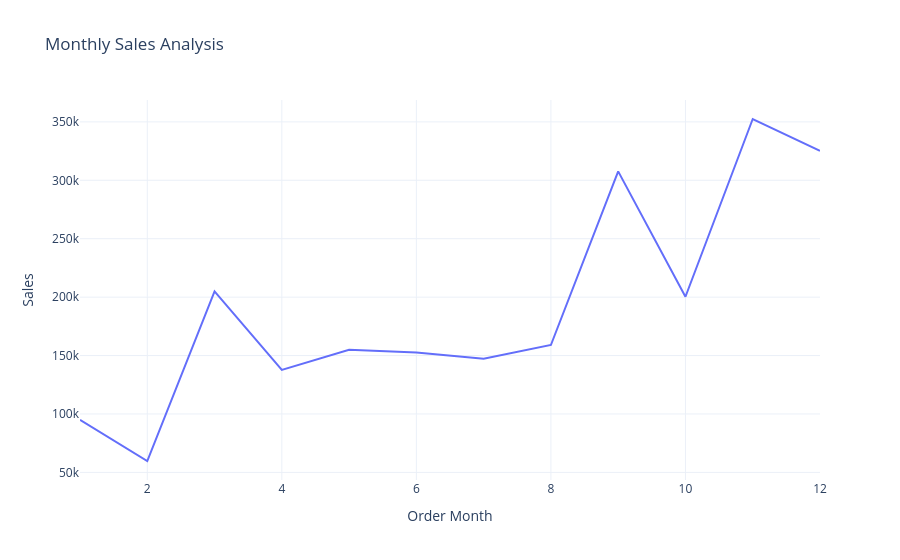

The cell this chart's notebook holds for it:
### Markdown cell above
# Monthly sales analysis

### Code cell
sales_by_month = data.groupby('Order Month')['Sales'].sum().reset_index()
fig = px.line(sales_by_month, 
              x='Order Month', 
              y='Sales', 
              title='Monthly Sales Analysis')
fig.show()

### Figure 1 — Plotly figure (JSON) as saved in the notebook; plotly's stock layout.template omitted (floating-point values rounded to 4 significant figures)
{"data": [{"hovertemplate": "Order Month=%{x}<br>Sales=%{y}<extra></extra>", "legendgroup": "", "line": {"color": "#636efa", "dash": "solid"}, "marker": {"symbol": "circle"}, "mode": "lines", "name": "", "orientation": "v", "showlegend": false, "type": "scatter", "x": [1, 2, 3, 4, 5, 6, 7, 8, 9, 10, 11, 12], "xaxis": "x", "y": [94920.0, 59750.0, 205000.0, 137800.0, 155000.0, 152700.0, 147200.0, 159000.0, 307600.0, 200300.0, 352500.0, 325300.0], "yaxis": "y"}], "layout": {"legend": {"tracegroupgap": 0}, "title": {"text": "Monthly Sales Analysis"}, "xaxis": {"anchor": "y", "domain": [0, 1], "title": {"text": "Order Month"}}, "yaxis": {"anchor": "x", "domain": [0, 1], "title": {"text": "Sales"}}}}
